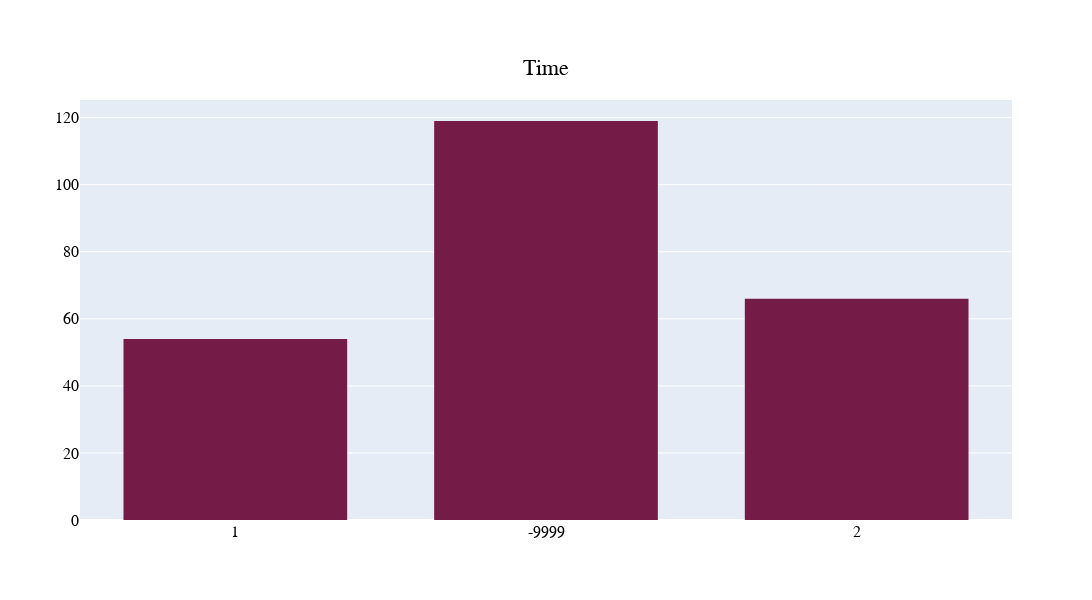

Notebook cell for this chart:
### Code cell
import plotly.graph_objects as go
fig = go.Figure()
fig.add_trace(go.Histogram(
    x=HotelBookingRuleNotifRQ.Time,
    name='GRT130002', 
    marker_color='#741b47'
))
fig.update_layout(
    title={'text':'Time', 
           "y":0.9,
           "x":0.5,
           "yanchor":"top"},
    width=1200,height=600,
    font=dict(
    family= "Courier New, monospace",
    size=16,
    color="Black"),
    bargap=0.2, 
    bargroupgap=0.1 
)

fig.show()

### Figure 1 — Plotly figure (JSON) as saved in the notebook; plotly's stock layout.template omitted (floating-point values rounded to 4 significant figures; data arrays with more than 128 entries replaced by an {"elided": "..."} marker saying what was removed)
{"data": [{"marker": {"color": "#741b47"}, "name": "GRT130002", "type": "histogram", "x": {"elided": "239 str values"}}], "layout": {"bargap": 0.2, "bargroupgap": 0.1, "font": {"color": "Black", "family": "Courier New, monospace", "size": 16}, "height": 600, "title": {"text": "Time", "x": 0.5, "y": 0.9, "yanchor": "top"}, "width": 1200}}
